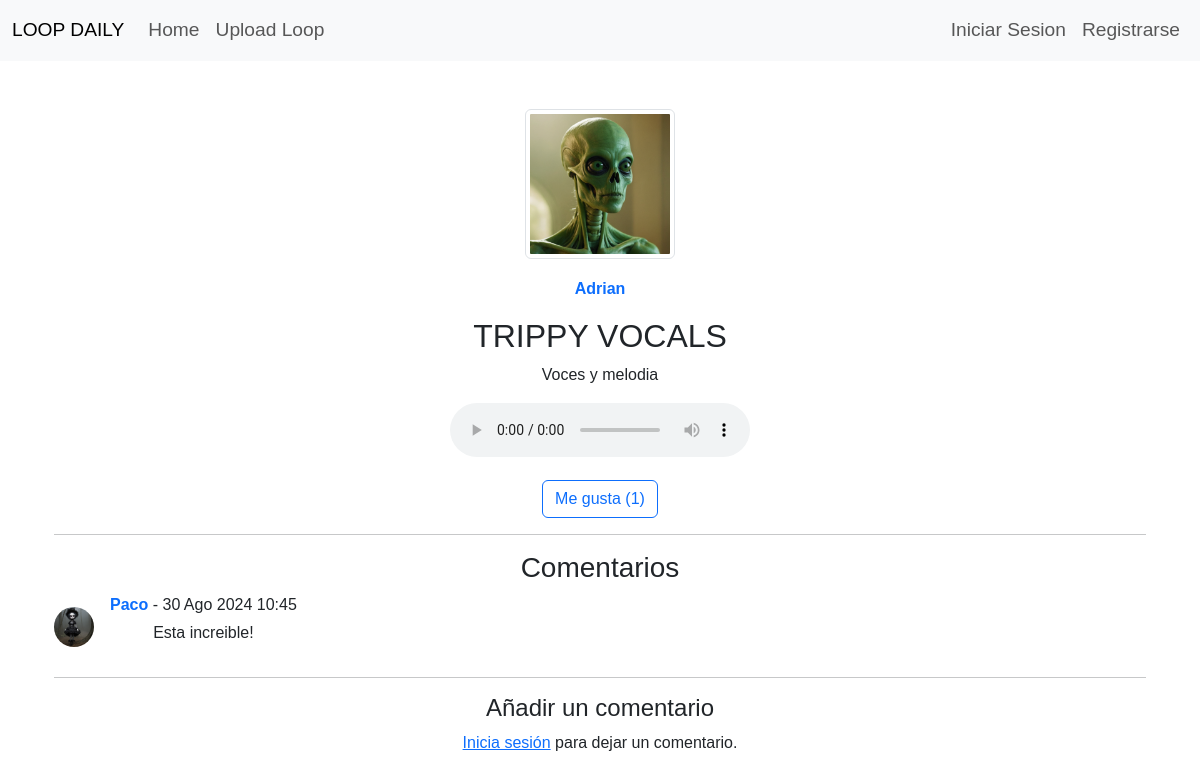
The page /loops/loop/24/ on the database its author committed.
### loops/models.py (models this page shows, shortened)
class Loop(models.Model):
    title = models.CharField(max_length=100)  # Campo de texto para el titulo del loop, con un maximo de 100 caracteres
    description = models.TextField()  # Campo de texto largo para la descripcion del loop
    bpm = models.IntegerField(default=120)  # Campo numerico para el BPM (beats por minuto) con un valor predeterminado de 120
    escala = models.CharField(max_length=50, default='Fm')  # Campo de texto para la escala musical, con un maximo de 50 caracteres y valor predeterminado 'Fm'
    categoria = models.CharField(max_length=50, default='Trap')  # Campo de texto para la categoria o genero musical, con un maximo de 50 caracteres y valor predeterminado 'Trap'
    file = models.FileField(upload_to='loops/')  # Campo de archivo para subir el loop, los archivos se guardaran en la carpeta 'loops/'
    uploaded_at = models.DateTimeField(auto_now_add=True)  # Campo de fecha y hora que se establece automaticamente cuando se sube el loop
    user = models.ForeignKey(User, on_delete=models.CASCADE)  # Relacion de clave foranea al modelo User, indicando que cada loop pertenece a un usuario especifico. Si el usuario se elimina, tambien se eliminan sus loops
    likes = models.ManyToManyField(User, related_name='loop_likes', blank=True)  # Relacion muchos-a-muchos con el modelo User, permitiendo que varios usuarios den 'likes' a un loop. El campo es opcional (puede estar en blanco)
    def total_likes(self):
        return self.likes.count()  # Metodo que retorna el numero total de 'likes' que tiene el loop

class UserProfile(models.Model):
    user = models.OneToOneField(User, on_delete=models.CASCADE)  # Relacion uno-a-uno con el modelo User
    profile_picture = models.ImageField(upload_to='profile_pics/', null=True, blank=True)  # Campo de imagen para la foto de perfil, opcional (puede estar en blanco)

class Comment(models.Model):
    loop = models.ForeignKey(Loop, related_name='comments', on_delete=models.CASCADE)  # Relacion de clave foranea al modelo Loop, indicando que cada comentario pertenece a un loop especifico. Si el loop se elimina, tambien se eliminan sus comentarios
    user = models.ForeignKey(User, on_delete=models.CASCADE)  # Relacion de clave foranea al modelo User, indicando que cada comentario pertenece a un usuario especifico. Si el usuario se elimina, tambien se eliminan sus comentarios
    text = models.TextField()  # Campo de texto largo para el contenido del comentario
    created_at = models.DateTimeField(auto_now_add=True)  # Campo de fecha y hora que se establece automaticamente cuando se crea el comentario

### loops/views.py (the view)
# urls.py: path('loop/<int:loop_id>/', loop_detail, name='loop_detail'),
def loop_detail(request, loop_id):
    loop = get_object_or_404(Loop, id=loop_id)  # Obtiene el loop o muestra un error 404 si no existe
    comments = loop.comments.all()  # Obtiene todos los comentarios del loop
    if request.method == 'POST':
        form = CommentForm(request.POST)
        if form.is_valid():
            comment = form.save(commit=False)
            comment.loop = loop  # Asocia el comentario con el loop
            comment.user = request.user  # Asocia el comentario con el usuario actual
            comment.save()  # Guarda el comentario en la base de datos
            return redirect('loop_detail', loop_id=loop.id)  # Redirige a los detalles del loop
    else:
        form = CommentForm()
    context = {
        'loop': loop,
        'comments': comments,
        'form': form,
    }
    return render(request, 'loop_detail.html', context)

### loops/templates/loop_detail.html (shortened to what this page needs)
{% extends 'base.html' %}
{% load static %}
{% block content %}
<div class="container mt-5 text-center">
    <div class="mb-3">
        {% if loop.user.userprofile.profile_picture %}
            <img src="{{ loop.user.userprofile.profile_picture.url }}" class="img-thumbnail" style="width: 150px; height: 150px; object-fit: cover; margin-bottom: 10px;">
        {% else %}
            <img src="{% static 'default_profile.png' %}" class="img-thumbnail" style="width: 150px; height: 150px; object-fit: cover; margin-bottom: 10px;">
        {% endif %}
        <div>
            <a href="{% url 'profile' %}?user_id={{ loop.user.id }}" class="text-decoration-none d-block mt-2">
                <strong>{{ loop.user.username }}</strong>
            </a>
        </div>
    </div>
    <h2>{{ loop.title }}</h2>
    <p>{{ loop.description }}</p>
    <div>
        <audio controls>
            <source src="{{ loop.file.url }}" type="audio/mpeg">
        </audio>
    </div>
    <div class="mt-3">
        <a href="{% url 'like_loop' loop.id %}" class="btn btn-outline-primary">
            {% if user in loop.likes.all %}
                <i class="fas fa-thumbs-up"></i> Me gusta ({{ loop.total_likes }})
            {% else %}
                 Me gusta ({{ loop.total_likes }})
            {% endif %}
        </a>
    </div>
    <hr>
    <h3>Comentarios</h3>
    <div class="comments">
        {% for comment in comments %}
        <div class="comment mb-3 d-flex align-items-center">
            {% if comment.user.userprofile.profile_picture %}
                <img src="{{ comment.user.userprofile.profile_picture.url }}" class="rounded-circle me-3" style="width: 40px; height: 40px; object-fit: cover;">
            {% else %}
                <img src="{% static 'default_profile.png' %}" class="rounded-circle me-3" style="width: 40px; height: 40px; object-fit: cover;">
            {% endif %}
            <div>
                <p class="mb-1"><a href="{% url 'profile' %}?user_id={{ comment.user.id }}" class="text-decoration-none"><strong>{{ comment.user.username }}</strong></a> - {{ comment.created_at|date:"d M Y H:i" }}</p>
                <p>{{ comment.text }}</p>
            </div>
        </div>
        {% endfor %}
    </div>
    <hr>
    <h4>Añadir un comentario</h4>
    {% if user.is_authenticated %}
    <form method="post">
        {% csrf_token %}
        {{ form.as_p }}
        <button type="submit" class="btn btn-primary">Enviar</button>
    </form>
    {% else %}
    <p><a href="{% url 'login' %}">Inicia sesión</a> para dejar un comentario.</p>
    {% endif %}
</div>
{% endblock %}

### static/css/style.css (style rules this page uses)
body { font-family: Arial, sans-serif; background-color: #ffffff; }

### rows shown on the page
Loop: user.userprofile.profile_picture (picture)
Comment: user.userprofile.profile_picture (picture), user.username "Paco", created_at "30 Ago 2024 10:45", text "Esta increible!"
